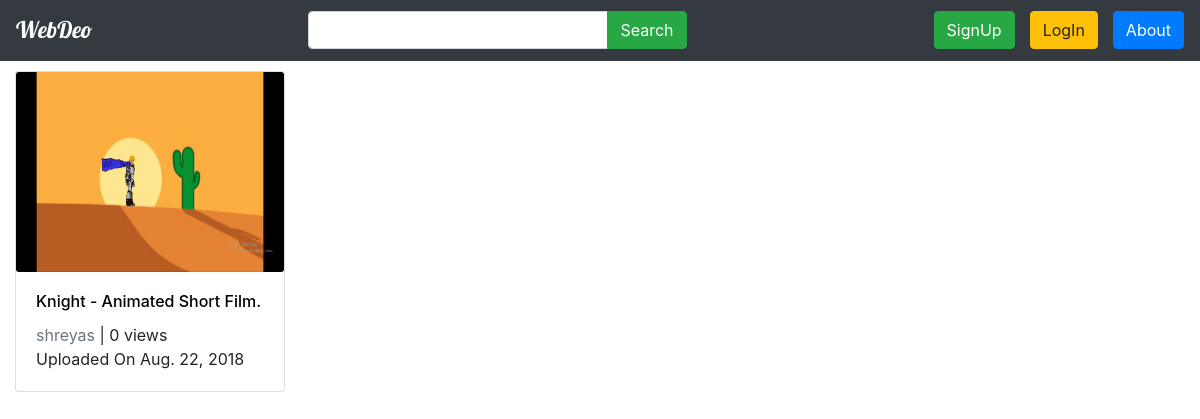
The page / on the database its author committed.
### videos/models.py (models this page shows, shortened)
class Video (models.Model):
    thumbnail = models.ImageField (upload_to='thumbnails/', default=None)
    title = models.CharField (max_length=40)
    video = models.FileField (upload_to='videos/', validators=[FileExtensionValidator (allowed_extensions=['mp4'])])
    description = models.TextField ()
    date = models.DateField (auto_now_add=True)
    time = models.TimeField (auto_now_add=True)
    views = models.IntegerField (default=0)
    admin = models.ForeignKey (User, on_delete=models.CASCADE)

### videos/views.py (the view)
def index(request):
    videos = Video.objects.all ().order_by ('-date', '-time')
    return render (request, 'videos/index.html', {'videos': videos})

### videos/templates/videos/index.html (shortened to what this page needs)
{% extends "videos/base.html" %}
{% block body %}
<div class="container-fluid">
    <div class="row">
        {% for video in videos %}
            <div class="col-lg-3 col-md-4 col-sm-6">
                <a href="{% url 'videos:detail' video.id %}" style="text-decoration:none; color:black;">
                    <div class="card" style="margin-top:10px;">
                        <img src="{{ video.thumbnail.url }}" alt="video-thumbnail" class="card-img img-fluid" style="height:200px;">
                        <div class="card-body">
                            <h6 class="card-title">{{ video.title }}</h6>
                            <a href="{% url 'videos:profile' video.id %}" class="card-text text-muted" title="View Profile">{{ video.admin }}</a> | {{ video.views }} views<br>
                            Uploaded On {{ video.date }}
                        </div>
                    </div>
                </a>
            </div>
        {% endfor %}
    </div>
</div>
{% endblock %}

### rows shown on the page
Video: thumbnail (picture), title "Knight - Animated Short Film.", admin "shreyas", views "0", date "Aug. 22, 2018"
